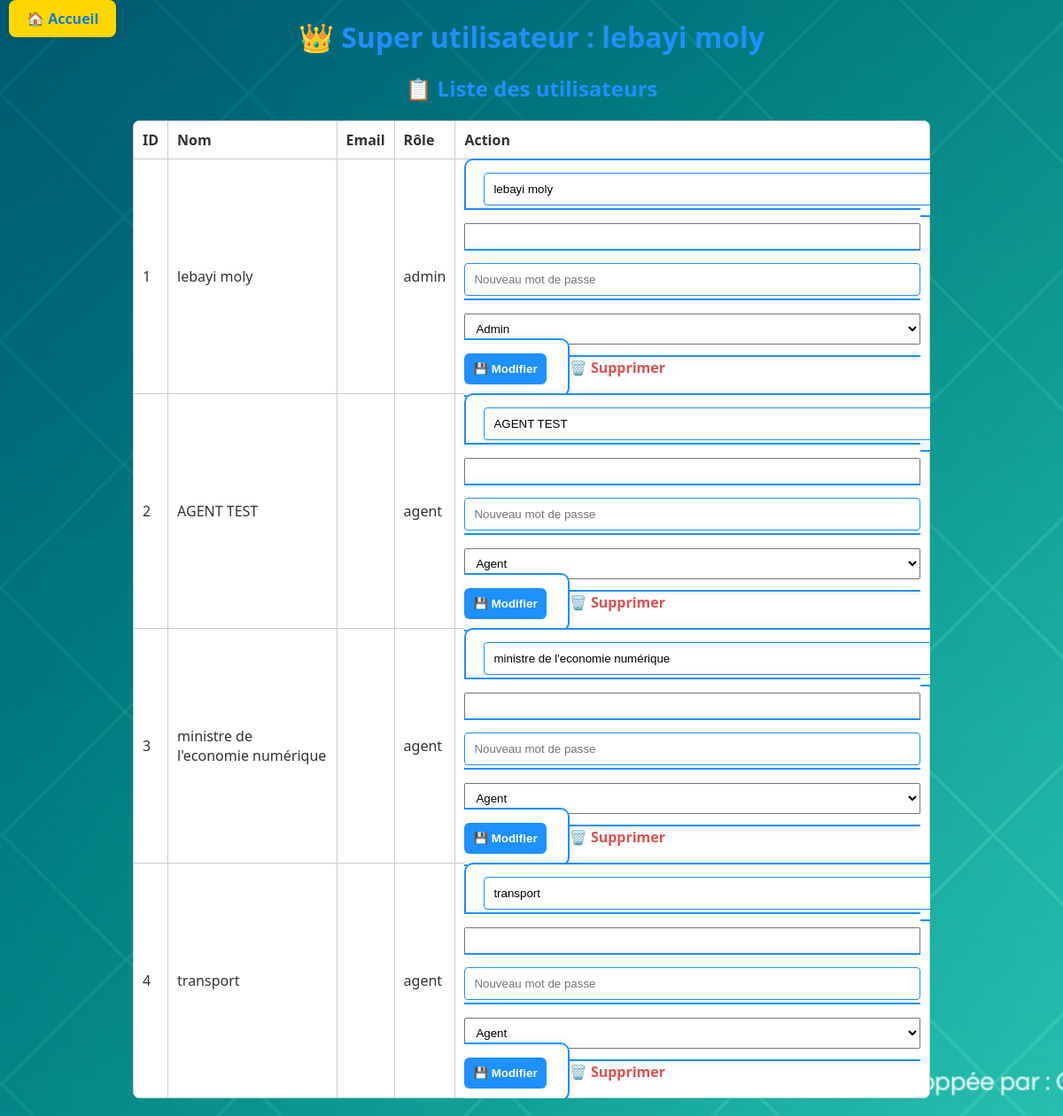
/admin/users (signed in), run on an earlier commit of the app's database.
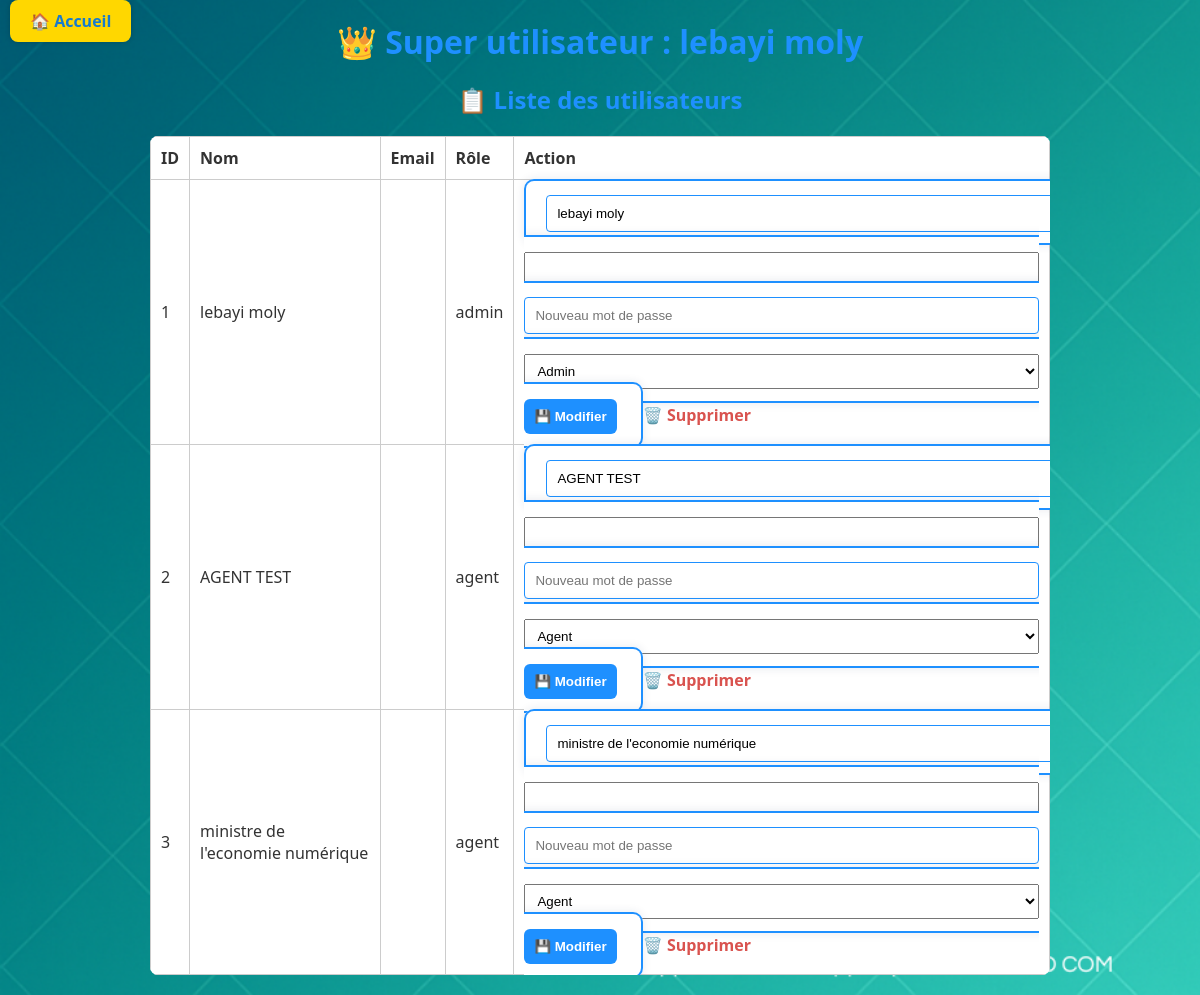
And on a later commit of the database.
### tables this page shows
CREATE TABLE users (
    id INTEGER PRIMARY KEY AUTOINCREMENT,
    username TEXT UNIQUE NOT NULL,
    password TEXT NOT NULL,
    role TEXT NOT NULL CHECK(role IN ('admin', 'agent'))
);

### app.py (the view, shortened to what this page needs)
@app.route('/admin/users', methods=['GET', 'POST'])
def manage_users():
    if 'admin' not in session or session['admin'] != 'lebayi moly':
        return redirect('/')
    conn = get_db_connection()
    users = conn.execute('SELECT * FROM users').fetchall()
    conn.close()
    return render_template('manage_users.html', users=users)

### app.py (called while the page is built)
def get_db_connection():
    conn = sqlite3.connect('database.db')
    conn.row_factory = sqlite3.Row
    return conn

### templates/manage_users.html (shortened to what this page needs)
<!DOCTYPE html>
<html lang="fr">
<head>
  <link rel="stylesheet" href="{{ url_for('static', filename='style.css') }}">
</head>
<body>
  {% include 'navbar.html' %}
  <div class="container">
    <h1>👑 Super utilisateur : {{ session['admin'] }}</h1>
    <h2>📋 Liste des utilisateurs</h2>
    <table>
      <thead>
        <tr>
          <th>ID</th>
          <th>Nom</th>
          <th>Email</th>
          <th>Rôle</th>
          <th>Action</th>
        </tr>
      </thead>
      <tbody>
        {% for user in users %}
        <tr>
          <td>{{ user['id'] }}</td>
          <td>{{ user['username'] }}</td>
          <td>{{ user['email'] }}</td>
          <td>{{ user['role'] }}</td>
          <td>
            <form method="POST" style="display:inline;">
              <input type="text" name="username" value="{{ user['username'] }}" required>
              <input type="email" name="email" value="{{ user['email'] }}">
              <input type="text" name="password" placeholder="Nouveau mot de passe">
              <select name="role">
                <option value="admin" {% if user['role'] == 'admin' %}selected{% endif %}>Admin</option>
                <option value="agent" {% if user['role'] == 'agent' %}selected{% endif %}>Agent</option>
              </select>
              <button type="submit">💾 Modifier</button>
            </form>
            <a href="/admin/users/delete/{{ user['id'] }}" class="delete-link" onclick="return confirm('Supprimer cet utilisateur ?')">🗑️ Supprimer</a>
          </td>
        </tr>
        {% endfor %}
      </tbody>
  </div>
</body>
</html>

### templates/navbar.html
<div class="navbar">
  <a href="/" class="home-link">🏠 Accueil</a>
</div>

### static/style.css (style rules this page uses)
:root { --primary-dark: #1F2F56; --primary-light: #4F8FC0; --background-light: #F5F7FA; --accent-green: #A5E6BA; --text-light: #FFFFFF; --highlight-yellow: #FFD700; }
body { font-family: 'Segoe UI', sans-serif; background-color: var(--background-light); margin: 0; padding: 0; color: var(--primary-dark); }
h1 { margin: 0; font-size: 2em; color: var(--primary-dark); }
form { background-color: var(--text-light); padding: 20px; margin: 30px auto; max-width: 500px; border-radius: 8px; box-shadow: 0 0 10px rgba(31, 47, 86, 0.1); border: 2px solid var(--primary-light); }
input[type="text"], input[type="password"] { width: 100%; padding: 10px; margin-bottom: 15px; border: 1px solid var(--primary-light); border-radius: 4px; }
button { background-color: var(--primary-light); color: var(--text-light); border: none; padding: 10px 20px; font-weight: bold; border-radius: 4px; cursor: pointer; transition: background-color 0.3s ease; }
a { color: var(--primary-light); text-decoration: none; }
.navbar { position: fixed; top: 10px; left: 10px; z-index: 1000; }
.home-link { background-color: var(--highlight-yellow); color: var(--primary-dark); padding: 10px 20px; border-radius: 8px; text-decoration: none; font-weight: bold; box-shadow: 0 0 5px rgba(0,0,0,0.2); transition: background-color 0.3s ease; }
body { background-image: url('/static/fond1.png'); background-size: cover; background-repeat: no-repeat; background-attachment: fixed; }

### templates/manage_users.html (style rules this page uses)
:root { --primary-light: #1E90FF; --primary-dark: #187bcd; }
body { font-family: 'Segoe UI', sans-serif; margin: 0; padding: 20px; background-color: #f0f8ff; color: #333; }
h1, h2 { color: var(--primary-light); text-align: center; }
.container { max-width: 900px; margin: auto; }
table { width: 100%; border-collapse: collapse; margin-top: 20px; background-color: white; border-radius: 8px; overflow: hidden; }
th, td { padding: 10px; border: 1px solid #ccc; text-align: left; }
form { margin-top: 30px; background: white; padding: 20px; border-radius: 10px; }
input, select { padding: 8px; margin: 5px 0; width: 100%; box-sizing: border-box; }
button { padding: 10px; background-color: var(--primary-light); color: white; border: none; border-radius: 6px; cursor: pointer; font-weight: bold; }
.delete-link { display: inline-block; margin-top: 10px; color: #d9534f; text-decoration: none; font-weight: bold; }

What changed in the data, as far as the page shows it:
removed users: id "4", username "transport", role "agent", role "Agent"
